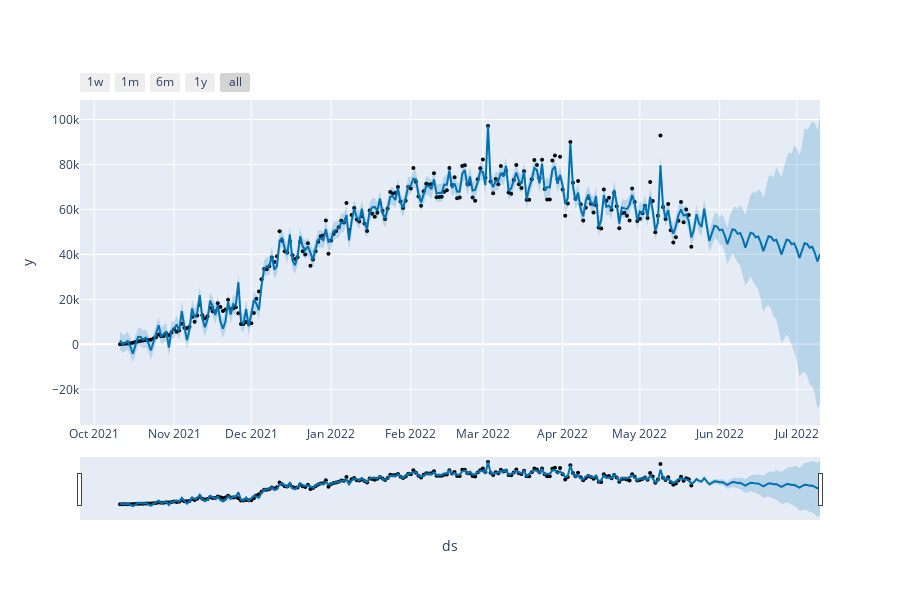

Notebook cell for this chart:
### Code cell
plot_plotly(m, forecast)

### Figure 1 — Plotly figure (JSON) as saved in the notebook; plotly's stock layout.template omitted (floating-point values rounded to 4 significant figures; data arrays with more than 128 entries replaced by an {"elided": "..."} marker saying what was removed)
{"data": [{"marker": {"color": "black", "size": 4}, "mode": "markers", "name": "Actual", "type": "scatter", "x": {"elided": "223 str values"}, "y": {"elided": "223 int values"}}, {"hoverinfo": "skip", "line": {"width": 0}, "mode": "lines", "type": "scatter", "x": {"elided": "273 str values"}, "y": {"elided": "273 float values"}}, {"fill": "tonexty", "fillcolor": "rgba(0, 114, 178, 0.2)", "line": {"color": "#0072B2", "width": 2}, "mode": "lines", "name": "Predicted", "type": "scatter", "x": {"elided": "273 str values"}, "y": {"elided": "273 float values"}}, {"fill": "tonexty", "fillcolor": "rgba(0, 114, 178, 0.2)", "hoverinfo": "skip", "line": {"width": 0}, "mode": "lines", "type": "scatter", "x": {"elided": "273 str values"}, "y": {"elided": "273 float values"}}], "layout": {"height": 600, "showlegend": false, "width": 900, "xaxis": {"rangeselector": {"buttons": [{"count": 7, "label": "1w", "step": "day", "stepmode": "backward"}, {"count": 1, "label": "1m", "step": "month", "stepmode": "backward"}, {"count": 6, "label": "6m", "step": "month", "stepmode": "backward"}, {"count": 1, "label": "1y", "step": "year", "stepmode": "backward"}, {"step": "all"}]}, "rangeslider": {"visible": true}, "title": {"text": "ds"}, "type": "date"}, "yaxis": {"title": {"text": "y"}}}}
